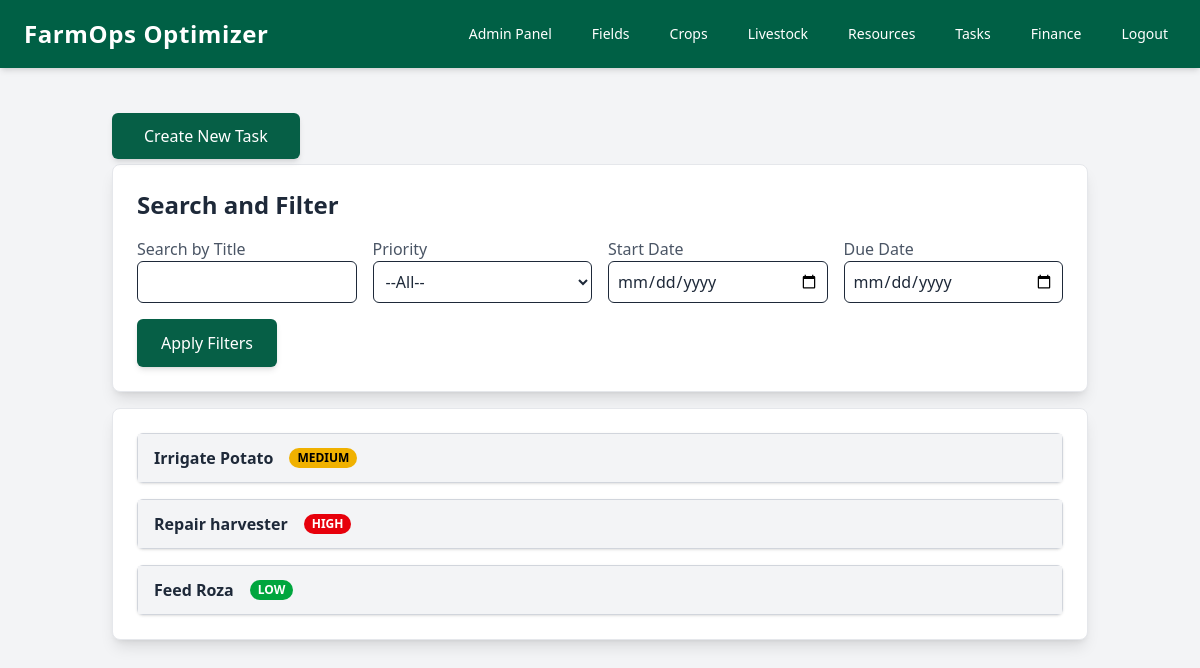
Screenshot of /tasks/list/ (signed in) with the database file from the repository.
### tasks/models.py (models this page shows, shortened)
class Task(models.Model):
    STATUS_CHOICES = [
        ('PENDING', 'Pending'),
        ('IN_PROGRESS', 'In Progress'),
        ('COMPLETED', 'Completed'),
        ('CANCELLED', 'Cancelled'),
    ]
    TASK_TYPE_CHOICES = [
        ('PLANTING', 'Planting'),
        ('HARVESTING', 'Harvesting'),
        ('IRRIGATION', 'Irrigation'),
        ('MAINTENANCE', 'Maintenance'),
        ('FERTILIZING', 'Fertilizing'),
        ('PEST_CONTROL', 'Pest Control'),
        ('FEEDING', 'Feeding'),
        ('INSPECTION', 'Inspection'),
        ('OTHER', 'Other'),
    ]
    PRIORITY_CHOICES = [
        ('LOW', 'Low'),
        ('MEDIUM', 'Medium'),
        ('HIGH', 'High'),
    ]
    user = models.ForeignKey(User, on_delete=models.CASCADE, null=True)
    title = models.CharField(max_length=100)
    description = models.TextField(blank=True, null=True)
    task_type = models.CharField(max_length=30, choices=TASK_TYPE_CHOICES, default='OTHER')
    start_date = models.DateTimeField(default=date.today)
    due_date = models.DateTimeField()
    completion_date = models.DateTimeField(null=True, blank=True)
    status = models.CharField(max_length=20, choices=STATUS_CHOICES, default='PENDING')
    priority = models.CharField(max_length=10, choices=PRIORITY_CHOICES, default='MEDIUM')
    notes = models.TextField(blank=True, null=True)
    related_equipment = models.ManyToManyField(Equipment, blank=True)
    related_crop = models.ForeignKey(Crop, on_delete=models.SET_NULL, null=True, blank=True)
    related_livestock = models.ForeignKey(Livestock, on_delete=models.SET_NULL, null=True, blank=True)

### tasks/views.py (the view)
# urls.py: path('list/', views.task_list, name='task_list'),
@login_required
def task_list(request):
    tasks = Task.objects.all().filter(user=request.user)
    title = request.GET.get('title', '')
    if title:
        tasks = tasks.filter(title__icontains=title)
    priority = request.GET.get('priority', '').upper()
    if priority:
        if priority in dict(Task.PRIORITY_CHOICES):
            tasks = tasks.filter(priority=priority)
    start_date = request.GET.get('start_date', '')
    if start_date:
        tasks = tasks.filter(start_date__gte=start_date)
    due_date = request.GET.get('due_date', '')
    if due_date:
        tasks = tasks.filter(due_date__lte=due_date)
    return render(request, 'tasks/task_list.html', {'tasks': tasks})

### tasks/templates/tasks/task_list.html (shortened to what this page needs)
{% extends 'base.html' %}
{% block content %}
<div class="container mx-auto p-6">
    <div class="mb-4">
        <a href="{% url 'tasks:create_task' %}" class="bg-[#065f46] text-white px-8 py-3 rounded-md shadow-md">
            Create New Task
        </a>
    </div>
    <div class="bg-white p-6 rounded-lg shadow-lg border border-gray-200 mb-4">
        <h2 class="text-2xl font-semibold text-gray-800 mb-4">Search and Filter</h2>
        <form method="GET">
            <div class="flex flex-wrap gap-4">
                <div class="flex-1 min-w-[200px]">
                    <label for="title" class="text-gray-600">Search by Title</label>
                    <input type="text" name="title" id="title" class="w-full p-2 border rounded-md" value="{{ request.GET.title }}">
                </div>
                <div class="flex-1 min-w-[200px]">
                    <label for="priority" class="text-gray-600">Priority</label>
                    <select name="priority" id="priority" class="w-full p-2 border rounded-md">
                        <option value="">--All--</option>
                    </select>
                </div>
                <div class="flex-1 min-w-[200px]">
                    <label for="start_date" class="text-gray-600">Start Date</label>
                    <input type="date" name="start_date" id="start_date" class="w-full p-2 border rounded-md" value="{{ request.GET.start_date }}">
                </div>
                <div class="flex-1 min-w-[200px]">
                    <label for="due_date" class="text-gray-600">Due Date</label>
                    <input type="date" name="due_date" id="due_date" class="w-full p-2 border rounded-md" value="{{ request.GET.due_date }}">
                </div>
                <div class="flex items-end min-w-[200px]">
                    <button type="submit" class="bg-[#065f46] text-white px-6 py-3 rounded-md shadow-md">
                        Apply Filters
                    </button>
                </div>
            </div>
        </form>
    </div>
    <div class="bg-white p-6 rounded-lg shadow-lg border border-gray-200">
        {% if tasks %}
            <div class="space-y-4">
                {% for task in tasks %}
                    <div class="border border-gray-300 rounded-md shadow-sm">
                        <button type="button" class="w-full flex justify-between items-center px-4 py-3 text-left bg-gray-100 hover:bg-gray-200 focus:outline-none accordion-header">
                            <div class="flex items-center space-x-2">
                                <span class="font-semibold text-gray-800">{{ task.title }}</span>
                                <span class="ml-2 px-2 py-0.5 rounded-full text-xs font-semibold
                                    {% if task.priority == 'HIGH' %}
                                        bg-red-600 text-white
                                    {% elif task.priority == 'MEDIUM' %}
                                        bg-yellow-500 text-black
                                    {% elif task.priority == 'LOW' %}
                                        bg-green-600 text-white
                                    {% endif %}
                                ">
                                    {{ task.priority }}
                                </span>
                            </div>
                        </button>
                    </div>
                {% endfor %}
            </div>
        {% else %}
            <p class="text-center text-gray-600 mt-4">No tasks found. Please add a new task.</p>
        {% endif %}
    </div>
</div>
{% endblock %}

### rows the page displays
Task: title "Irrigate Potato", priority "MEDIUM"
Task: title "Repair harvester", priority "HIGH"
Task: title "Feed Roza", priority "LOW"
